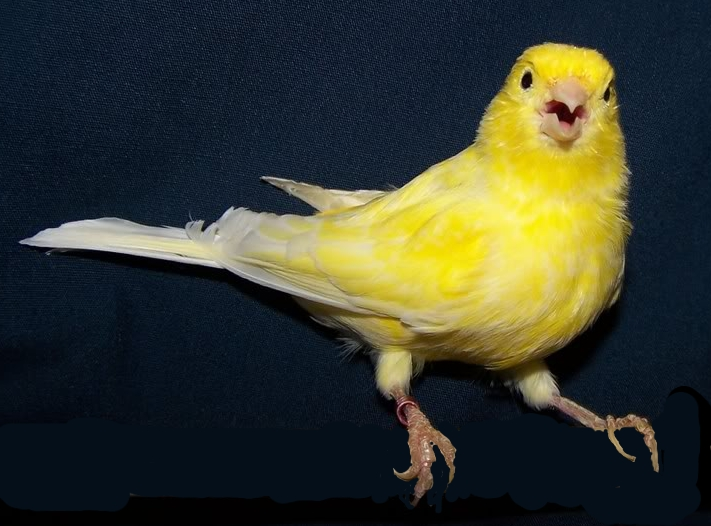
#> input picture 1-1/CB1501007/Computer and Programming Entry/Python 2023 실습코드/7400 GUI - Image Processing/3600 - 이미지 고급 1-(a)/chapter_6/canary_a.jpg, 711 x 526 px, found by its file name
$ python image_offset_1.py
#> lines starting #> are read from the running program, lines starting #| are printed output that depends on the picture
"""
Program name: image_offset_1.py
Objective: Make a reduced copy of an image.

Keywords: Image, offset, jpg,
============================================================================79

Explanation: Simple syntax to change image size

Author:          Mike Ohlson de Fine

"""
# image_offset_1.py
# >>>>>>>>>>>>>>>>>>>>>>>>>>>>>>>>>>>>>>>>>>>>
import Image
import ImageChops

im_1 = Image.open("chapter_6/canary_a.jpg")
#> im_1 is the input picture: PIL image 711x526 RGB; mean R, G, B 55.4, 59.2, 46.3

# adjust width and height to desired size
dx = 200
dy = 300

im_2 = ImageChops.offset(im_1, dx, dy)
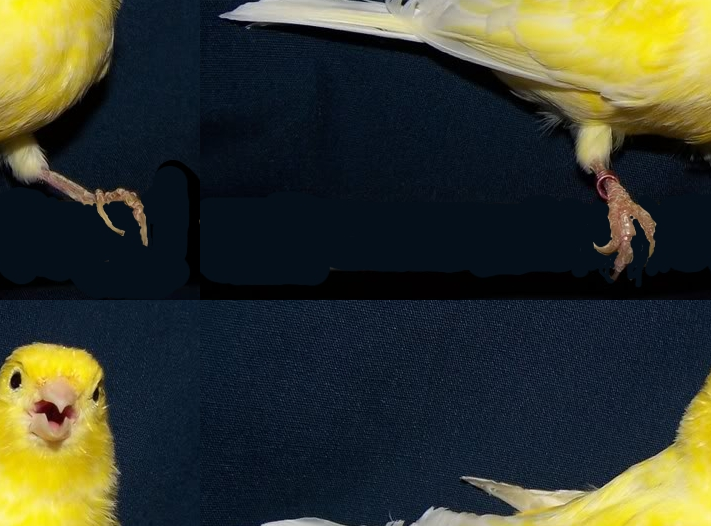
#> im_2: PIL image 711x526 RGB; mean R, G, B 55.4, 59.2, 46.3
im_2.show( )
im_2.save("Offset_2.jpg")
